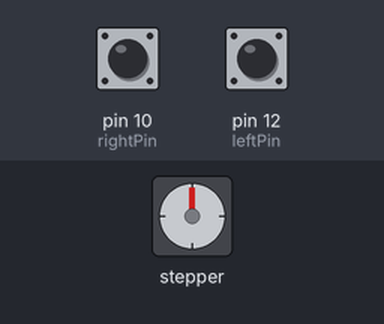
Recording of a sketch running on a simulated Arduino Uno, built with avr-gcc and run on an emulated ATmega328P. Parts: stepper motor. Wiring (inferred from the names in the program): stepper motor driver (200 steps per turn assumed): step A1; direction A0. The inputs (shaded band) are chosen by the test bench; at power-on: pin 10 (rightPin) HIGH, pin 12 (leftPin) HIGH.

Above: at 1.3 s.
1.4 s: pin 10 (rightPin) pulled LOW for 1 s
At 3.4 s:
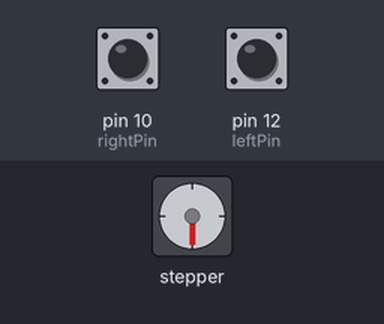
3.9 s: pin 12 (leftPin) pulled LOW for 3.2 s
At 4.2 s:
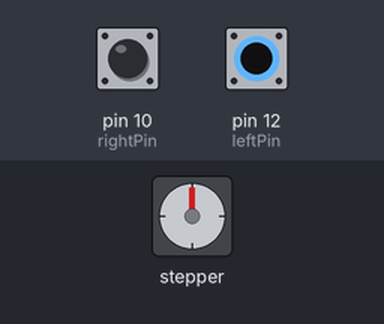
8.6 s: pin 10 (rightPin) pulled LOW for 0.15 s
At 8.78 s:
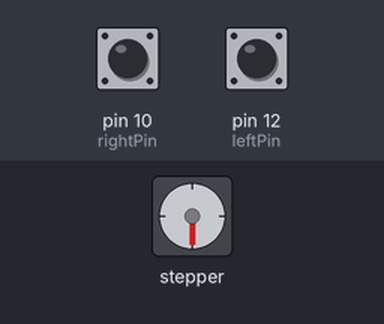
10.3 s: pin 12 (leftPin) pulled LOW for 1 s
At 10.6 s:
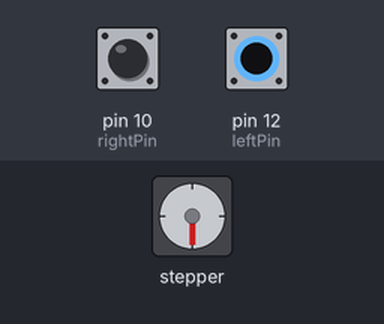
12.8 s: pin 10 (rightPin) driven LOW and pin 12 (leftPin) driven LOW
At 13.1 s:
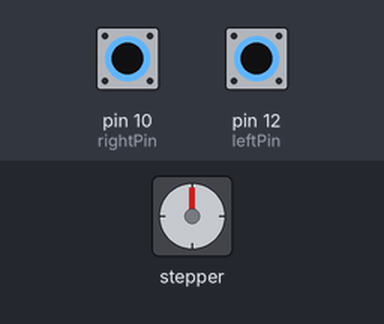
15.8 s: pin 10 (rightPin) driven HIGH
Timing chart, 0 to 66.3 s (numbered marks = the images above; inputs shaded):
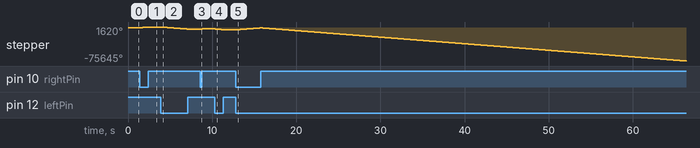

Measured:
- after the input at 1.4 s, stepper: turns 1620° clockwise in 1.1 s, starting at once
- after the input at 3.9 s, stepper: turns 4860° counter-clockwise in 3.3 s, starting at once
- after the input at 8.6 s, stepper: turns 360° clockwise in 0.24 s, starting at once
- after the input at 10.3 s, stepper: turns 1620° counter-clockwise in 1.1 s, starting at once
- after the input at 12.8 s, stepper: turns 174° counter-clockwise in 0.12 s, then 4284° clockwise in 2.9 s

The sketch:

rotate_interrupts.ino
```cpp
const int stepPin = A1;
const int dirPin = A0;
const int pulseLen = 900;
const int manualDelay = 600;
const int rightPin = 10;
const int leftPin = 12;


union stuff{
  long val;
  char buf[4];
};

long current = 0;
long goal = 0;
stuff received;

void setup() {
  // put your setup code here, to run once:
  Serial.begin(9600);
  delay(100);
  pinMode(stepPin, OUTPUT);
  pinMode(dirPin, OUTPUT);
  pinMode(rightPin, INPUT_PULLUP); // Set as input with pull up resistor
  pinMode(leftPin, INPUT_PULLUP);  // Set as input with pull up resistor
}


void loop() {
  // put your main code here, to run repeatedly:
//  long diff = goal - current;
//
//  if(diff < 5 ) { // move right
//    digitalWrite(dirPin,LOW);
//    digitalWrite(stepPin,HIGH);
//    delayMicroseconds(pulseLen);
//    digitalWrite(stepPin,LOW);
//    delayMicroseconds(pulseLen);
//    current += 1;
//  }
//  else if (diff < -5 ) { // move left
//    digitalWrite(dirPin,HIGH);
//    digitalWrite(stepPin,HIGH);
//    delayMicroseconds(pulseLen);
//    digitalWrite(stepPin,LOW);
//    delayMicroseconds(pulseLen);
//    current -= 1;
//  }

  if(digitalRead(rightPin) == LOW){ // move with push button
    digitalWrite(dirPin,HIGH);

    for(int x = 0; x < 100; x++){
      digitalWrite(stepPin,HIGH);
      delayMicroseconds(manualDelay);
      digitalWrite(stepPin,LOW);
      delayMicroseconds(manualDelay);
    }
  }
  else if(digitalRead(leftPin) == LOW){ // move with push button
    digitalWrite(dirPin,LOW);

    for(int x = 0; x < 100; x++){
      digitalWrite(stepPin,HIGH);
      delayMicroseconds(manualDelay);
      digitalWrite(stepPin,LOW);
      delayMicroseconds(manualDelay);
    }
  }

}

void serialEvent() {
  while (Serial.available()) {
    Serial.readBytes(received.buf, 4);
    goal += received.val;
  }
}
```
